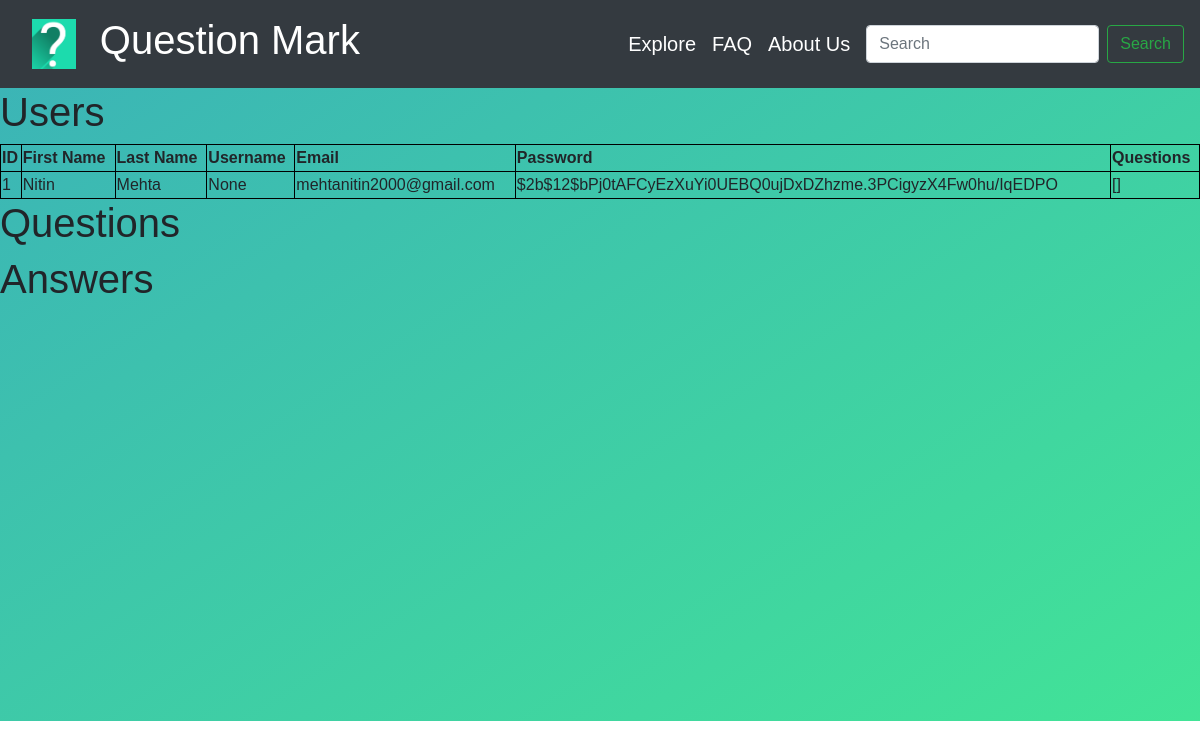
The app's page /users, older data.
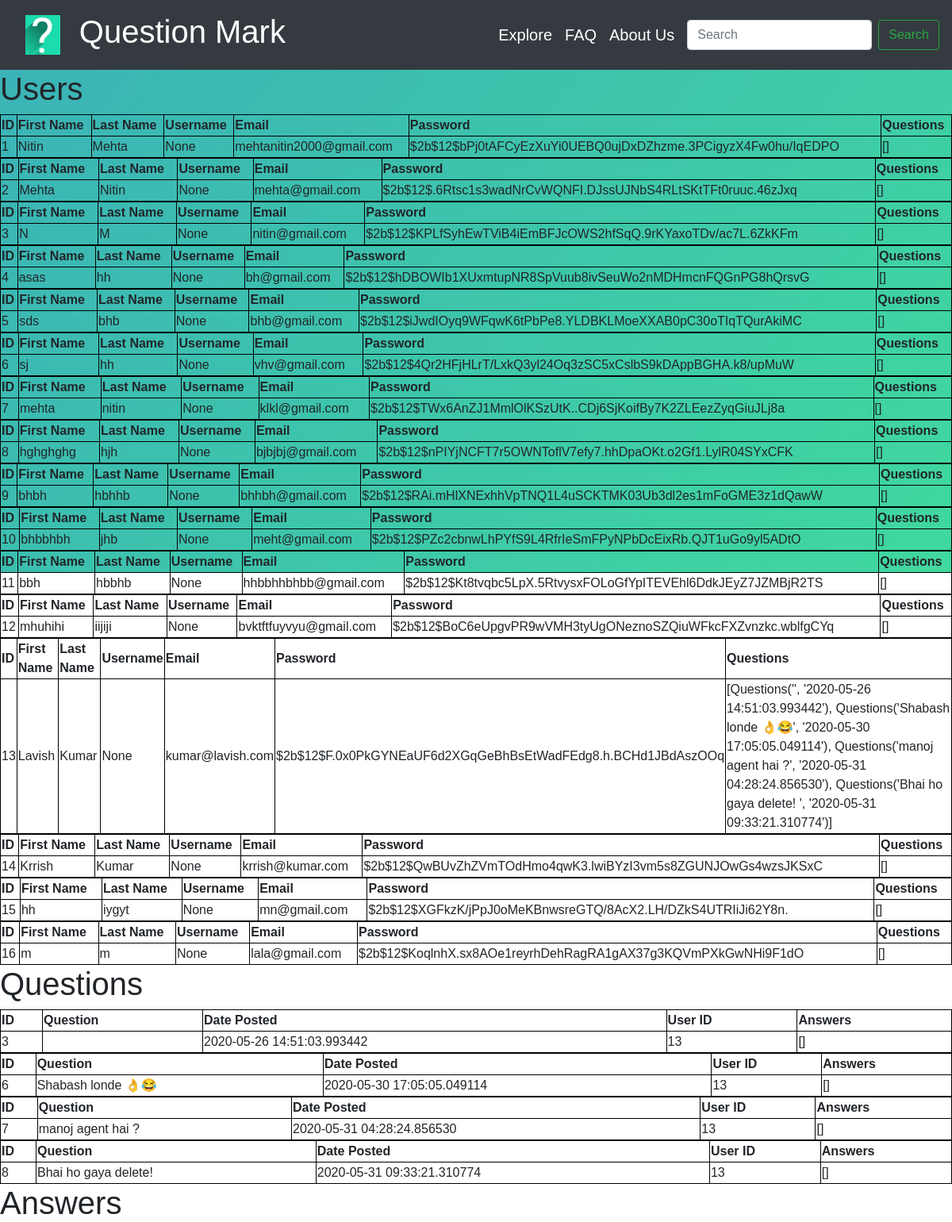
The same page, newer data.
### Question_Mark/models.py (models this page shows, shortened)
class User(db.Model, UserMixin):
    id = db.Column(db.Integer, primary_key=True)
    first_name = db.Column(db.String(30), unique=False, nullable=False)
    last_name = db.Column(db.String(30), unique=False, nullable=False)
    username = db.Column(db.String(30), unique=True, nullable=False)
    email = db.Column(db.String(120), unique=True, nullable=False)
    image_file = db.Column(db.String(20), nullable=False, default="default.jpg")
    password = db.Column(db.String(60), nullable=False)
    questions = db.relationship("Questions", backref="author", lazy=True)

class Questions(db.Model):
    __searchable__ = ["question"]
    id = db.Column(db.Integer, primary_key=True)
    question = db.Column(db.Text, nullable=False)
    date_posted = db.Column(db.DateTime, nullable=False, default=datetime.utcnow)
    user_id = db.Column(db.Integer, db.ForeignKey("user.id"), nullable=False)
    answers = db.relationship("Answers", backref="writer", lazy=True)
    def __repr__(self):
        return f"Questions('{self.question}', '{self.date_posted}')"

### Question_Mark/routes.py (the view)
@app.route("/users")
def users():
    users = User.query.all()
    questions = Questions.query.all()
    answers = Answers.query.all()
    return render_template(
        "users.html", title="Users", users=users, questions=questions, answers=answers
    )

### Question_Mark/templates/users.html (shortened to what this page needs)
{% extends "layout.html" %}
{%block content %}
<div class="page-header">
    <h1>Users</h1>
    {% for user in users %}
    <table style="width:100%">
        <tr>
            <th>ID</th>
            <th>First Name</th>
            <th>Last Name</th>
            <th>Username</th>
            <th>Email</th>
            <th>Password</th>
            <th>Questions</th>
        </tr>
        <tr>
            <td>{{ user.id }}</td>
            <td>{{ user.first_name }}</td>
            <td>{{ user.last_name }}</td>
            <td>{{ user.username }}</td>
            <td>{{ user.email }}</td>
            <td>{{ user.password }}</td>
            <td>{{ user.questions }}</td>
        </tr>
    </table>
    {% endfor %}
</div>
<div class="page-header">
    <h1>Questions</h1>
    {% for question in questions %}
    <table style="width:100%">
        <tr>
            <th>ID</th>
            <th>Question</th>
            <th>Date Posted</th>
            <th>User ID</th>
            <th>Answers</th>
        </tr>
        <tr>
            <td>{{ question.id }}</td>
            <td>{{ question.question }}</td>
            <td>{{ question.date_posted }}</td>
            <td>{{ question.user_id }}</td>
            <td>{{ question.answers }}</td>
        </tr>
    </table>
    {% endfor %}
</div>
<div class="page-header">
    <h1>Answers</h1>
</div>
{% endblock content %}

Row changes from the older to the newer data that the page shows:
added User: id "2", first_name "Mehta", last_name "Nitin", username "None", email "mehta@gmail.com", password "$2b$12$.6Rtsc1s3wadNrCvWQNFI.DJssUJNbS4RLtSKtTFt0ruuc.46zJxq", questions "[]"
added User: id "3", first_name "N", last_name "M", username "None", email "nitin@gmail.com", password "$2b$12$KPLfSyhEwTViB4iEmBFJcOWS2hfSqQ.9rKYaxoTDv/ac7L.6ZkKFm", questions "[]"
added User: id "4", first_name "asas", last_name "hh", username "None", email "bh@gmail.com", password "$2b$12$hDBOWIb1XUxmtupNR8SpVuub8ivSeuWo2nMDHmcnFQGnPG8hQrsvG", questions "[]"
added User: id "5", first_name "sds", last_name "bhb", username "None", email "bhb@gmail.com", password "$2b$12$iJwdIOyq9WFqwK6tPbPe8.YLDBKLMoeXXAB0pC30oTIqTQurAkiMC", questions "[]"
added User: id "6", first_name "sj", last_name "hh", username "None", email "vhv@gmail.com", password "$2b$12$4Qr2HFjHLrT/LxkQ3yl24Oq3zSC5xCslbS9kDAppBGHA.k8/upMuW", questions "[]"
added User: id "7", first_name "mehta", last_name "nitin", username "None", email "klkl@gmail.com", password "$2b$12$TWx6AnZJ1MmlOlKSzUtK..CDj6SjKoifBy7K2ZLEezZyqGiuJLj8a", questions "[]"
added User: id "8", first_name "hghghghg", last_name "hjh", username "None", email "bjbjbj@gmail.com", password "$2b$12$nPIYjNCFT7r5OWNToflV7efy7.hhDpaOKt.o2Gf1.LylR04SYxCFK", questions "[]"
added User: id "9", first_name "bhbh", last_name "hbhhb", username "None", email "bhhbh@gmail.com", password "$2b$12$RAi.mHlXNExhhVpTNQ1L4uSCKTMK03Ub3dl2es1mFoGME3z1dQawW", questions "[]"
added User: id "10", first_name "bhbbhbh", last_name "jhb", username "None", email "meht@gmail.com", password "$2b$12$PZc2cbnwLhPYfS9L4RfrIeSmFPyNPbDcEixRb.QJT1uGo9yl5ADtO", questions "[]"
added User: id "11", first_name "bbh", last_name "hbbhb", username "None", email "hhbbhhbhbb@gmail.com", password "$2b$12$Kt8tvqbc5LpX.5RtvysxFOLoGfYpITEVEhl6DdkJEyZ7JZMBjR2TS", questions "[]"
added User: id "12", first_name "mhuhihi", last_name "iijiji", username "None", email "bvktftfuyvyu@gmail.com", password "$2b$12$BoC6eUpgvPR9wVMH3tyUgONeznoSZQiuWFkcFXZvnzkc.wblfgCYq", questions "[]"
added User: id "13", first_name "Lavish", last_name "Kumar", username "None", email "kumar@lavish.com", password "$2b$12$F.0x0PkGYNEaUF6d2XGqGeBhBsEtWadFEdg8.h.BCHd1JBdAszOOq", questions "[Questions('', '2020-05-26 14:51:03.993442'), Questions('Shabash londe 👌😂', '2020-05-30 17:05:05.049114'), Questions('manoj agent hai ?', '2020-05-31 04:28:24.856530'), Questions('Bhai ho gaya delete! ', '2020-05-31 09:33:21.310774')]"
added User: id "14", first_name "Krrish", last_name "Kumar", username "None", email "krrish@kumar.com", password "$2b$12$QwBUvZhZVmTOdHmo4qwK3.lwiBYzI3vm5s8ZGUNJOwGs4wzsJKSxC", questions "[]"
added User: id "15", first_name "hh", last_name "iygyt", username "None", email "mn@gmail.com", password "$2b$12$XGFkzK/jPpJ0oMeKBnwsreGTQ/8AcX2.LH/DZkS4UTRIiJi62Y8n.", questions "[]"
added User: id "16", first_name "m", last_name "m", username "None", email "lala@gmail.com", password "$2b$12$KoqlnhX.sx8AOe1reyrhDehRagRA1gAX37g3KQVmPXkGwNHi9F1dO", questions "[]"
added Questions: id "3", date_posted "2020-05-26 14:51:03.993442", user_id "13", answers "[]"
added Questions: id "6", question "Shabash londe 👌😂", date_posted "2020-05-30 17:05:05.049114", user_id "13", answers "[]"
added Questions: id "7", question "manoj agent hai ?", date_posted "2020-05-31 04:28:24.856530", user_id "13", answers "[]"
added Questions: id "8", question "Bhai ho gaya delete!", date_posted "2020-05-31 09:33:21.310774", user_id "13", answers "[]"
